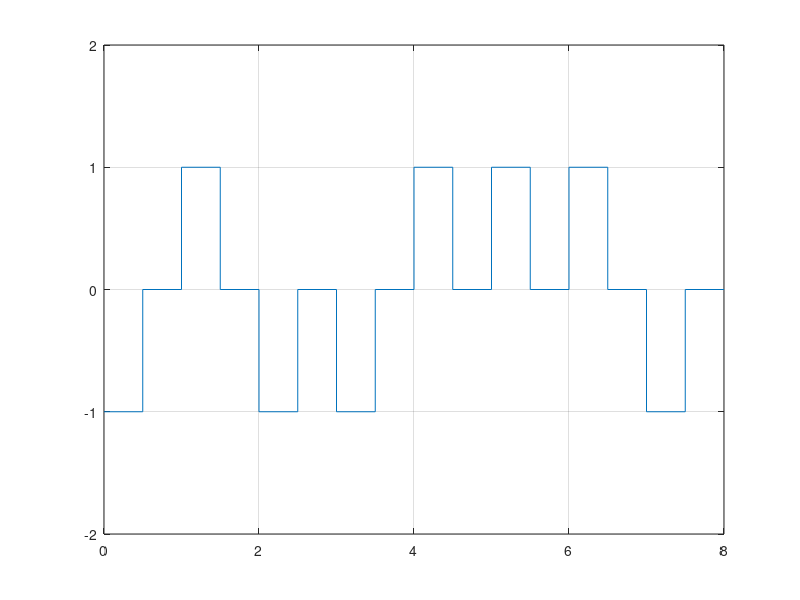

The MATLAB source for this figure:
%unipolar non return to zero

clc;

clear all;

close all;

M = dlmread('polarrz.txt');
len = length(M);

points = [];

for i=0:len-1
    if(M(i+1) == 0)
        points = [points [i;-1] [i+.5;-1] [i+.5;0] [i+1;0]]
    else
        points = [points [i;1] [i+.5;1] [i+.5;0] [i+1;0]]
    end
end
points;
plot(points(1,:),points(2,:)), axis([0,len,-2,2]);
grid on;
